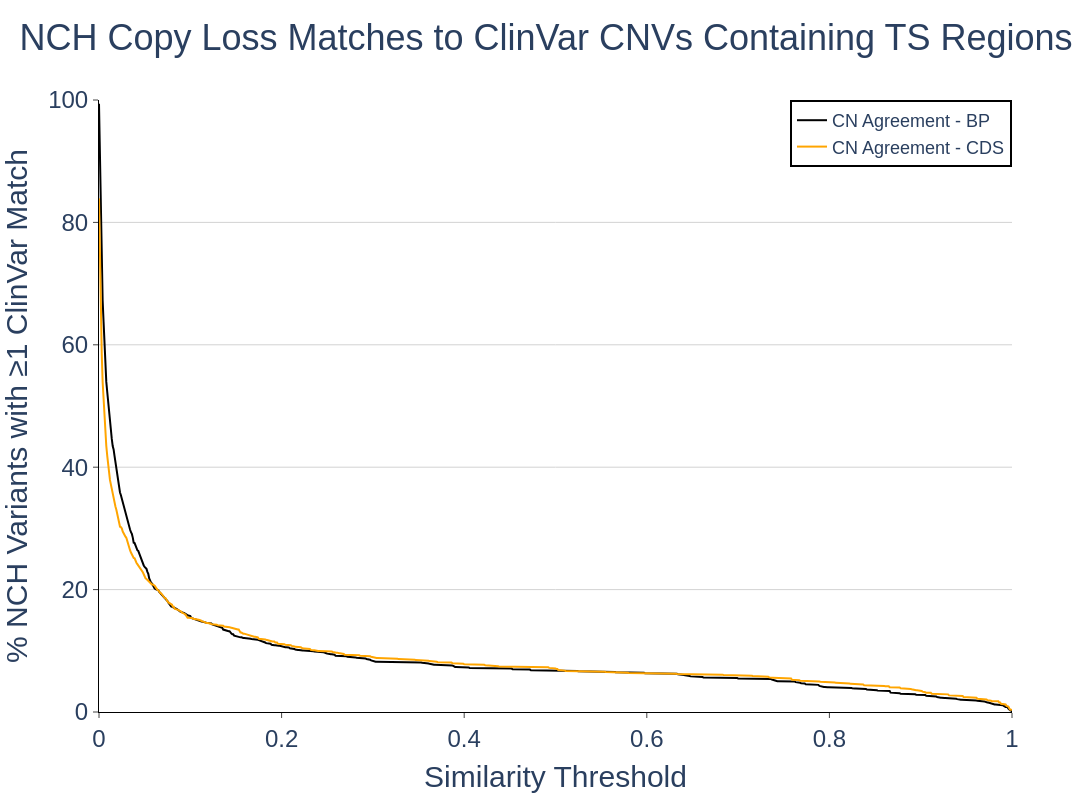

Here is the notebook cell this chart was saved with:
### Code cell
fig = jaccard_matching_figure(
    nch_clinvar_match_df_ts
)
for tr in fig.data: 
    if 'agree' not in tr.name.lower():
        tr.visible = False # these will be zero since we required copy agreement
fig.update_layout(title_text='NCH Copy Loss Matches to ClinVar CNVs Containing TS Regions')

fig

### Figure 1 — Plotly figure (JSON) as saved in the notebook; plotly's stock layout.template omitted (floating-point values rounded to 4 significant figures; data arrays with more than 128 entries replaced by an {"elided": "..."} marker saying what was removed)
{"data": [{"legendgroup": "ignore", "line": {"dash": "dot"}, "marker": {"color": "black"}, "name": "CN Ignored - BP", "type": "scatter", "visible": false, "x": {"elided": "1001 float values"}, "y": {"elided": "1001 float values"}}, {"legendgroup": "no_disagree", "line": {"dash": "dash"}, "marker": {"color": "black"}, "name": "No CN Conflict - BP", "type": "scatter", "visible": false, "x": {"elided": "1001 float values"}, "y": {"elided": "1001 float values"}}, {"legendgroup": "agree", "line": {"dash": "solid"}, "marker": {"color": "black"}, "name": "CN Agreement - BP", "type": "scatter", "x": {"elided": "1001 float values"}, "y": {"elided": "1001 float values"}}, {"legendgroup": "ignore", "line": {"dash": "dot"}, "marker": {"color": "orange"}, "name": "CN Ignored - CDS", "type": "scatter", "visible": false, "x": {"elided": "1001 float values"}, "y": {"elided": "1001 float values"}}, {"legendgroup": "no_disagree", "line": {"dash": "dash"}, "marker": {"color": "orange"}, "name": "No CN Conflict - CDS", "type": "scatter", "visible": false, "x": {"elided": "1001 float values"}, "y": {"elided": "1001 float values"}}, {"legendgroup": "agree", "line": {"dash": "solid"}, "marker": {"color": "orange"}, "name": "CN Agreement - CDS", "type": "scatter", "x": {"elided": "1001 float values"}, "y": {"elided": "1001 float values"}}], "layout": {"font": {"family": "Arial", "size": 24}, "height": 800, "legend": {"bordercolor": "black", "borderwidth": 2, "font": {"size": 18}, "x": 1, "xanchor": "right", "y": 1, "yanchor": "top"}, "plot_bgcolor": "white", "title": {"font": {"size": 36}, "text": "NCH Copy Loss Matches to ClinVar CNVs Containing TS Regions", "x": 0.5}, "width": 1200, "xaxis": {"linecolor": "black", "range": [0, 1], "ticks": "outside", "title": {"font": {"size": 30}, "text": "Similarity Threshold"}}, "yaxis": {"gridcolor": "lightgray", "linecolor": "black", "range": [0, 100], "ticks": "outside", "title": {"font": {"size": 30}, "text": "% NCH Variants with ≥1 ClinVar Match"}}}}
